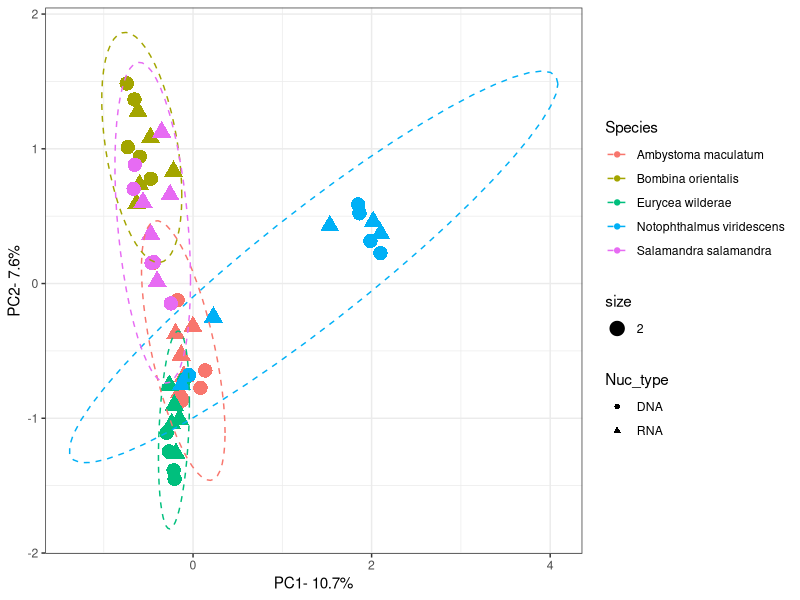

Generate this figure with R: (Note: this script raises an error after producing the figure.)
library(vegan)
library(ggplot2)
library(tidyr)
library(dplyr)
library(tidyverse)
set.seed(1234)

# load in the asv table from the cluster analysis 
asv_table1 <- read.delim("Lab_animal_data/data/asv_table.txt", header=T)
meta1<-read.delim("Lab_animal_data/data/endospore_map.txt", header=T)
meta2<-read.delim("Lab_animal_data/data/endospore_map_run2.txt", header=T)
meta3<-read.delim("Lab_animal_data/data/endospore_map_run3.txt", header=T)
asv_table2 <- read.delim("Lab_animal_data/data/asv_table2.txt", header=T)
asv_table3 <- read.delim("Lab_animal_data/data/asv_table3.txt", header=T)

# function used to Merge all asv tables together 
MyMerge <- function(x, y){
  df <- merge(x, y, by= "X.OTU.ID", all.x= TRUE, all.y= TRUE)
  return(df)
}
asv_table <- Reduce(MyMerge, list(asv_table1, asv_table2, asv_table3))

# fix formatting of asv table
asv_table <- column_to_rownames(asv_table, var ="X.OTU.ID")
asv_table <- replace(asv_table, is.na(asv_table), 0)

# merge all metadata together
meta <- bind_rows(meta1, meta2, meta3) |>
  distinct()

#look at sequencing depth
colSums(asv_table)

#rarefy data 
nut_rare<-rrarefy(t(asv_table), sample=107)
# loss of 3 samples 

#calculate PCoA based on BC similarity
ko_pcoa<-capscale(nut_rare  ~ 1, distance='bray')

#pull out x/y coordinates
ko.scores<-scores(ko_pcoa)

#grab only sample coordinates, write to data frame
ko.coords<-as.data.frame(ko.scores$sites)

#create sample names as a column
ko.coords$SampleID<-row.names(ko.coords)

#map back meta data
ko.coords<-merge(ko.coords, meta, by.x='SampleID', by.y='SampleID')

#calculate percent variation explained for first two axis
100*round(ko_pcoa$CA$eig[1]/sum(ko_pcoa$CA$eig), 3)
#10.7
100*round(ko_pcoa$CA$eig[2]/sum(ko_pcoa$CA$eig), 3)
#7.6

#plot PCoA
ggplot(ko.coords, aes(MDS1, MDS2, color=Species))+
  geom_point(aes(size=2, shape = Nuc_type))+
  #geom_text()+
  theme_bw()+
  guides(alpha = "none")+
  xlab("PC1- 10.7%")+
  ylab("PC2- 7.6%") +
  stat_ellipse(aes(group = Species), type = "norm", level = 0.95, linetype = "dashed")


#### OTU Richness ####

#CALCULATE RICHNESS & add metadata & statistics
larv.alph<-as.data.frame(specnumber(rrarefy(t(asv_table), sample=107)))
larv.alph$SampleID<-row.names(larv.alph)
larv.alph<-merge(larv.alph, meta, by='SampleID')
larv.alph$Richness<-as.numeric(larv.alph$`specnumber(rrarefy(t(asv_table), sample = 107))`)
t.test(larv.alph$Richness, larv.alph$Nuc_type)
# t = 12.147, df = 49, p-value < 2.2e-16

larv.alpha2<-as.data.frame(vegan::diversity(rrarefy(t(asv_table), sample=107), index = 'shannon'))
names(larv.alpha2)<-"Shannon"
larv.alph<-cbind(larv.alph, larv.alpha2)

t.test(larv.alph$Shannon, larv.alph$Nuc_type)
# t = 21.537, df = 49, p-value < 2.2e-16

#plot richness
ggplot(larv.alph, aes(Species, Richness, fill=Nuc_type))+
  geom_jitter()+
  geom_boxplot()+
  theme_bw()+
  xlab("")+
  theme(legend.position = "none")+
  coord_flip()+
  ylab("sOTU Richness")
  #scale_fill_manual(values = c('#f58231', '#4363d8'))

# plot Shannon Diversity
ggplot(larv.alph, aes(Species, Shannon, fill=Nuc_type))+
  geom_jitter()+
  geom_boxplot()+
  theme_bw()+
  theme(legend.position = "none")+
  xlab("")+
  coord_flip()+
  ylab("Shannon Diversity")
  #scale_fill_manual(values = c('#f58231', '#4363d8'))

#calculate percent dormant
#split into DNA RNA table
DNA_cols <- grepl("DNA", names(asv_table))
rna_table<-asv_table[, !DNA_cols]
dna_table<-asv_table[, DNA_cols]

#sort to be in same order
dna_table<-dna_table[,sort(names(dna_table))]
rna_table<-rna_table[,sort(names(rna_table))]

#divide tables to get ratios, add one to each value to remove any issues with division
ratio_table<-(rna_table+1)/(dna_table+1)

#calculate percent dormant
above_1 <- colSums(ratio_table >= 1)

# Total number of rows
total_rows <- nrow(ratio_table)

# Calculate the proportion of rows above or equal to 1 for each column
results <- above_1 / total_rows

# Create a new data frame to store the results
lab_dorm <- data.frame(Column = names(results), Proportion = results)

#append metadata for stuff
lab_dorm<-merge(lab_dorm, meta, by.x='Column', by.y='SampleID')

#plot it
ggplot(lab_dorm, aes(Species, Proportion))+
  geom_boxplot()+
  theme_bw()+
  ylab("Percent Active")+
  xlab("")+
  coord_flip()
